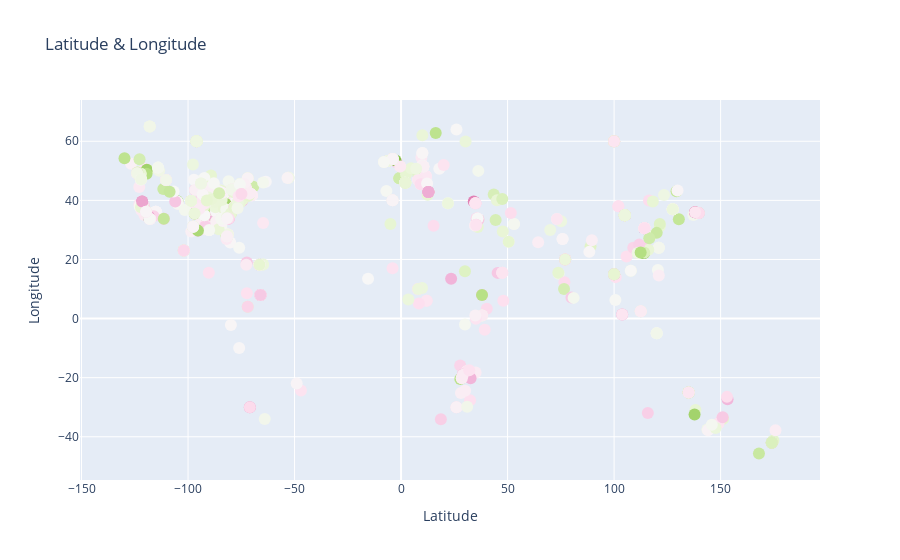

Notebook code cell kept with this figure:
### Markdown cell above
# Visualizing Latitude, Longitude & Tone

---

### Code cell
# Create a scatterplot between 'latitude' and 'longitude' 

data=go.Scatter(x=master['longitude'],
                y=master['latitude'],
                mode='markers',
                marker_color=master['tone'],
                marker_size=12,
                text=master['tone'])

layout = go.Layout(title='Latitude & Longitude',
                 xaxis=dict(title='Latitude'),
                 yaxis=dict(title='Longitude'))

fig = go.Figure(data=data, layout=layout)
fig.show()

### Figure 1 — Plotly figure (JSON) as saved in the notebook; plotly's stock layout.template omitted (floating-point values rounded to 4 significant figures; data arrays with more than 128 entries replaced by an {"elided": "..."} marker saying what was removed)
{"data": [{"marker": {"color": {"elided": "1100 float values"}, "size": 12}, "mode": "markers", "text": {"elided": "1100 float values"}, "type": "scatter", "x": {"elided": "1100 float values"}, "y": {"elided": "1100 float values"}}], "layout": {"title": {"text": "Latitude & Longitude"}, "xaxis": {"title": {"text": "Latitude"}}, "yaxis": {"title": {"text": "Longitude"}}}}
